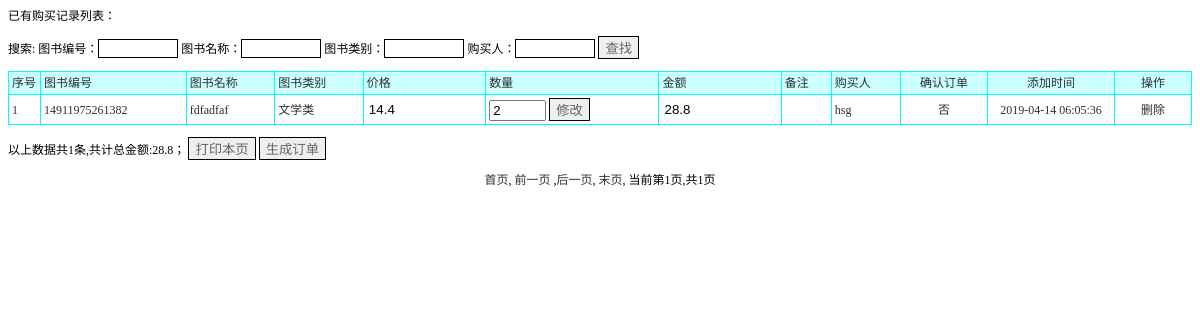
Page /goumaijilu_list2.php (signed in) on the committed database.
### tables this page shows
CREATE TABLE `goumaijilu` (
  `id` int(11) NOT NULL AUTO_INCREMENT,
  `shangpinbianhao` varchar(50) DEFAULT NULL,
  `shangpinmingcheng` varchar(50) DEFAULT NULL,
  `shangpinleibie` varchar(50) DEFAULT NULL,
  `jiage` varchar(50) DEFAULT NULL,
  `shuliang` varchar(50) DEFAULT NULL,
  `jine` varchar(50) DEFAULT NULL,
  `beizhu` varchar(500) DEFAULT NULL,
  `goumairen` varchar(50) DEFAULT NULL,
  `issh` varchar(10) DEFAULT '否',
  `addtime` timestamp NOT NULL DEFAULT CURRENT_TIMESTAMP,
  PRIMARY KEY (`id`)
);

### goumaijilu_list2.php (the view, shortened to what this page needs)
<!DOCTYPE html PUBLIC "-//W3C//DTD XHTML 1.0 Transitional//EN" "http://www.w3.org/TR/xhtml1/DTD/xhtml1-transitional.dtd">
<html xmlns="http://www.w3.org/1999/xhtml">
<head>
<link rel="stylesheet" href="css.css" type="text/css">
</head>
<body>
<p>已有购买记录列表：</p>
<form id="form1" name="form1" method="post" action="">
  搜索: 图书编号：<input name="shangpinbianhao" type="text" id="shangpinbianhao" style='border:solid 1px #000000; color:#666666;width:80px' /> 图书名称：<input name="shangpinmingcheng" type="text" id="shangpinmingcheng" style='border:solid 1px #000000; color:#666666;width:80px' /> 图书类别：<input name="shangpinleibie" type="text" id="shangpinleibie" style='border:solid 1px #000000; color:#666666;width:80px' /> 购买人：<input name="goumairen" type="text" id="goumairen" style='border:solid 1px #000000; color:#666666;width:80px' />
  <input type="submit" name="Submit" value="查找" style='border:solid 1px #000000; color:#666666' />
</form>
<table width="100%" border="1" align="center" cellpadding="3" cellspacing="1" bordercolor="#00FFFF" style="border-collapse:collapse">
  <tr>
    <td width="25" bgcolor="#CCFFFF">序号</td>
    <td bgcolor='#CCFFFF'>图书编号</td>
    <td bgcolor='#CCFFFF'>图书名称</td>
    <td bgcolor='#CCFFFF'>图书类别</td>
    <td bgcolor='#CCFFFF'>价格</td>
    <td bgcolor='#CCFFFF'>数量</td>
    <td bgcolor='#CCFFFF'>金额</td>
    <td bgcolor='#CCFFFF'>备注</td>
    <td bgcolor='#CCFFFF'>购买人</td>
    <td bgcolor='#CCFFFF' width='80' align='center'>确认订单</td>
    <td width="120" align="center" bgcolor="#CCFFFF">添加时间</td>
    <td width="70" align="center" bgcolor="#CCFFFF">操作</td>
  </tr>
  <?php
    $sql="select * from goumaijilu where issh='否' and goumairen='".$_SESSION['username']."'";
  $sql=$sql." order by id desc";
$query=mysql_query($sql);
  $rowscount=mysql_num_rows($query);
  if($rowscount==0)
  {}
  else
  {
  $pagelarge=10;
  $pagecurrent=$_GET["pagecurrent"];
  if($rowscount%$pagelarge==0)
  {
		$pagecount=$rowscount/$pagelarge;
  }
  else
  {
   		$pagecount=intval($rowscount/$pagelarge)+1;
  }
  if($pagecurrent=="" || $pagecurrent<=0)
{
	$pagecurrent=1;
}
		$ddddd=$pagecurrent*$pagelarge;
	if($pagecurrent==$pagecount)
	{
		if($rowscount%$pagelarge==0)
		{
		$ddddd=$pagecurrent*$pagelarge;
		}
		else
		{
		$ddddd=$pagecurrent*$pagelarge-$pagelarge+$rowscount%$pagelarge;
		}
	}
	for($i=$pagecurrent*$pagelarge-$pagelarge;$i<$ddddd;$i++)
{
$jinez=$jinez+floatval(mysql_result($query,$i,jine));
  ?><form id="form2" name="form2" method="post" action="">
  <tr>
    <td width="25"><?php echo $i+1;?></td>
    <td><?php echo mysql_result($query,$i,shangpinbianhao);?></td>
    <td><?php echo mysql_result($query,$i,shangpinmingcheng);?></td>
    <td><?php echo mysql_result($query,$i,shangpinleibie);?></td>
    <td><input name='jiage<?php echo mysql_result($query,$i,id) ?>' style="border:none"  type='text' id='jiage<?php echo mysql_result($query,$i,id) ?>' value='<?php echo mysql_result($query,$i,jiage);?>' size="6" readonly /></td>
    <td>
<input name='shuliang<?php echo mysql_result($query,$i,id) ?>' type='text' id='shuliang<?php echo mysql_result($query,$i,id) ?>' value='<?php echo mysql_result($query,$i,shuliang);?>' onChange="jejs(<?php echo $jine?>);" size="4" />
<input type="button" name="Submit3" value="修改" style='border:solid 1px #000000; color:#666666' onclick="jejs(<?php echo mysql_result($query,$i,id) ?>)" /></td>
    <td><input name='jine<?php echo mysql_result($query,$i,id) ?>' type='text' style="border:none" id='jine<?php echo mysql_result($query,$i,id) ?>' value='<?php echo mysql_result($query,$i,jine);?>' size="6" readonly /></td>
    <td><?php echo mysql_result($query,$i,beizhu);?></td>
    <td><?php echo mysql_result($query,$i,goumairen);?></td>
    <td width='80' align='center'><?php echo mysql_result($query,$i,"issh")?></td>
    <td width="120" align="center"><?php echo mysql_result($query,$i,"addtime");?></td>
    <td width="70" align="center">
	<?php if(mysql_result($query,$i,issh)=="否"){?><a href="del.php?id=<?php echo mysql_result($query,$i,"id");?>&tablename=goumaijilu" onclick="return confirm('真的要删除？')">删除</a><?php } ?>
	 </td>
  </tr></form>
  	<?php
	}
}
?>
</table>
<p>以上数据共<?php echo $rowscount;?>条,共计总金额:<?php echo $jinez?>；
  <input type="button" name="Submit2" onclick="javascript:window.print();" value="打印本页" style='border:solid 1px #000000; color:#666666' />
  <input type="button" name="Submit22" onclick="javascript:location.href='dingdan_add.php';" value="生成订单" style='border:solid 1px #000000; color:#666666' />
</p>
<p align="center"><a href="goumaijilu_list2.php?pagecurrent=1">首页</a>, <a href="goumaijilu_list2.php?pagecurrent=<?php echo $pagecurrent-1;?>">前一页</a> ,<a href="goumaijilu_list2.php?pagecurrent=<?php echo $pagecurrent+1;?>">后一页</a>, <a href="goumaijilu_list2.php?pagecurrent=<?php echo $pagecount;?>">末页</a>, 当前第<?php echo $pagecurrent;?>页,共<?php echo $pagecount;?>页 </p>
</body>
</html>

### css.css (style rules this page uses)
A:link { color: #2f2f2f; text-decoration: none; }
td { font-family:"宋体"; font-size: 12px; color: #2f2f2f; line-height: 16px; }

### rows in the picture
goumaijilu: shangpinbianhao "14911975261382", shangpinmingcheng "fdfadfaf", shangpinleibie "文学类", jiage "14.4", shuliang "2", jine "28.8", goumairen "hsg", issh "否", addtime "2019-04-14 06:05:36"

### other values in the picture
$rowscount "1"
$jinez "28.8"
$pagecurrent "1"
$pagecount "1"
